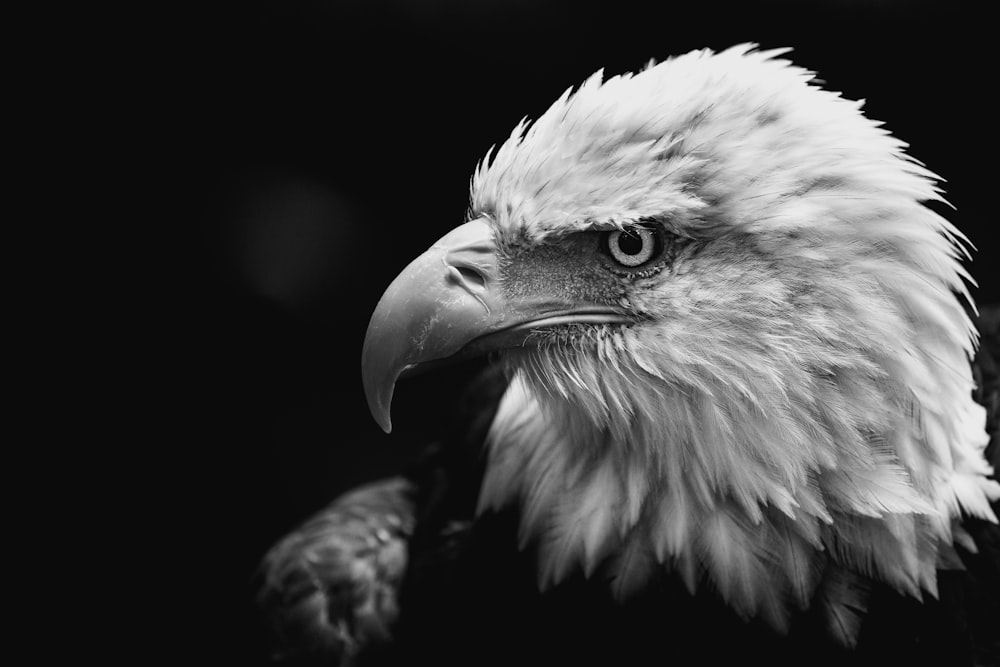
#> input picture Data/eagle.jpg, 1000 x 667 px, found by its file name
$ python lektion03.py
#> lines starting #> are read from the running program, lines starting #| are printed output that depends on the picture
import cv2 as cv
import numpy as np
import random

image = cv.imread(r"Data\eagle.jpg")
#> image is the input picture: shape (667, 1000, 3); min 0, max 255, mean 63.1
cv.imshow("Raw Image", image)

# Funktion der tilføjer salt and pepper noise
def spnoise(image, percentage):
#> called with percentage = 25
    working_image = image.copy()
    height, width = working_image.shape[:2]
#> height = 667; width = 1000
    for i in range(height):
        for j in range(width):
            if random.randrange(0, 100) < percentage:
                multiplier = random.choice([1, 0])
                pixel_value = 255 * multiplier
                working_image[i, j] = [pixel_value, pixel_value, pixel_value]
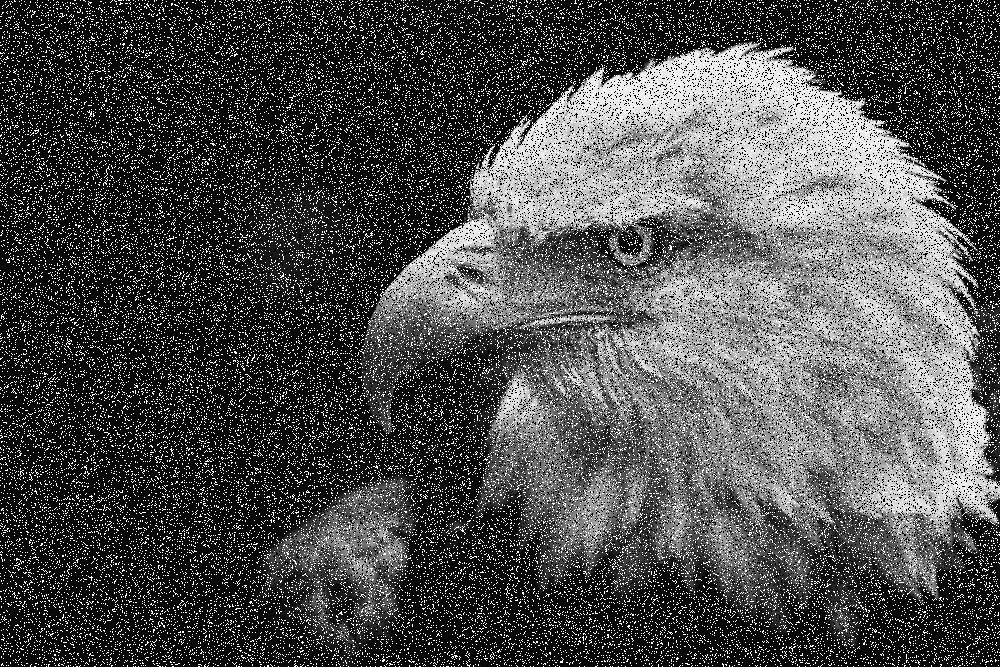
#> working_image: shape (667, 1000, 3); min 0, max 255, mean 79.3
    return working_image

sp_image = spnoise(image, 25)
cv.imshow("Salt and Pepper Noise", sp_image)

# Mean blur kernel
blur_kernel = np.ones((3,3), np.float32)/30
image_mean = cv.filter2D(sp_image, ddepth=-1, kernel=blur_kernel)
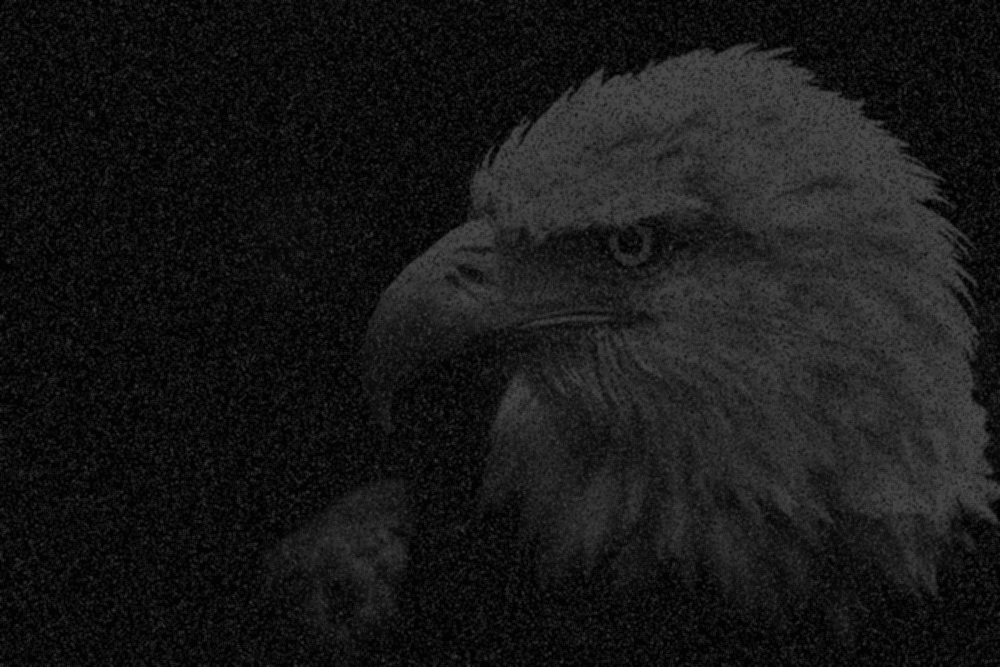
#> image_mean: shape (667, 1000, 3); min 1, max 74, mean 23.8
cv.imshow("Mean Blurred on SP", image_mean)

# Median blur
image_median = cv.medianBlur(sp_image, 3)
cv.imshow("Median Blurred on SP", image_median)

def gausnoise(image, sigma):
#> called with sigma = 25
    working_image = image.copy()
    row,col,ch= working_image.shape
#> row = 667; col = 1000; ch = 3
    mean = 0
    noise = np.random.normal(mean, sigma, (row,col,ch)).astype(np.int8)
    noise = noise.reshape(row,col,ch).astype("uint8")
    noisy_image = working_image + noise
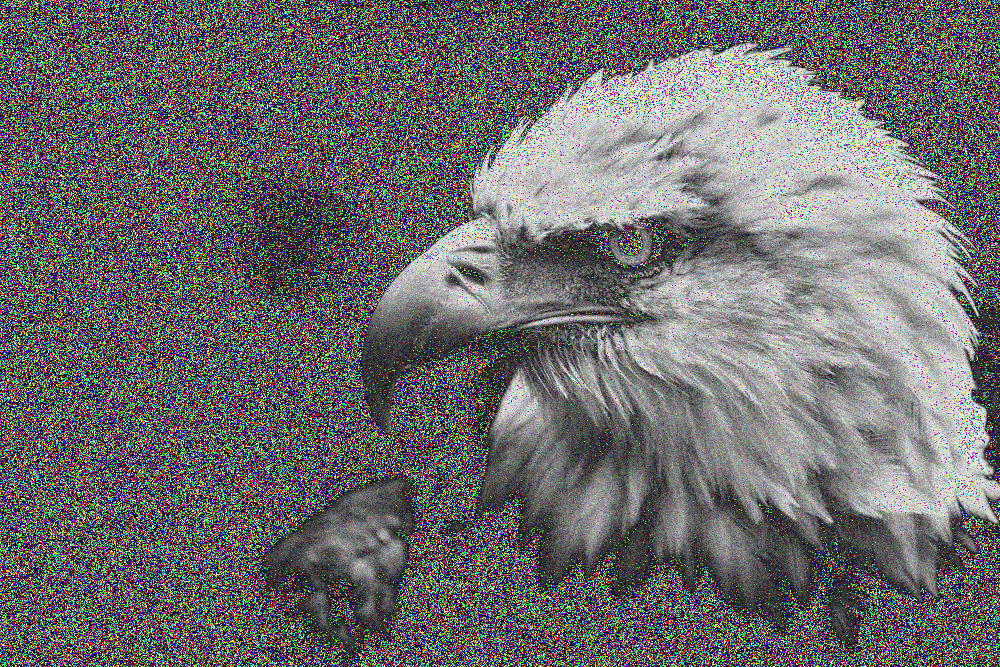
#> noisy_image: shape (667, 1000, 3); mean B, G, R 108.4, 108.5, 108.7
    return noisy_image

gau_image = gausnoise(image, 25)
cv.imshow("Gaussian Noise", gau_image)

# Mean blur kernel
blur_kernel = np.ones((3,3), np.float32)/30
image_mean = cv.filter2D(gau_image, ddepth=-1, kernel=blur_kernel)
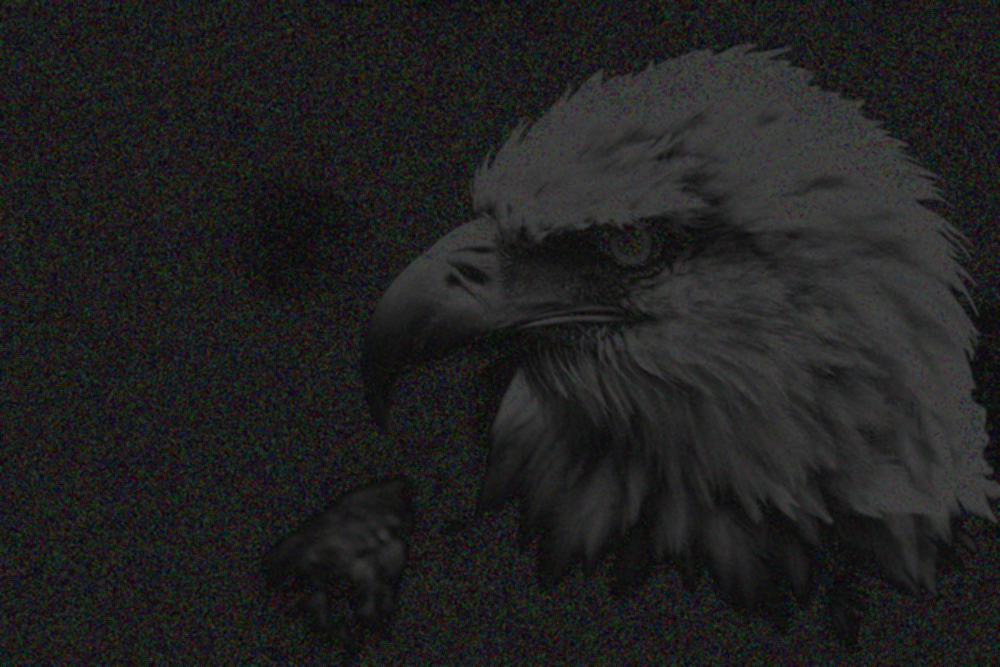
#> image_mean: shape (667, 1000, 3); mean B, G, R 32.5, 32.5, 32.6
cv.imshow("Mean Blurred on Gaussian", image_mean)

# Median blur
image_median = cv.medianBlur(gau_image, 3)
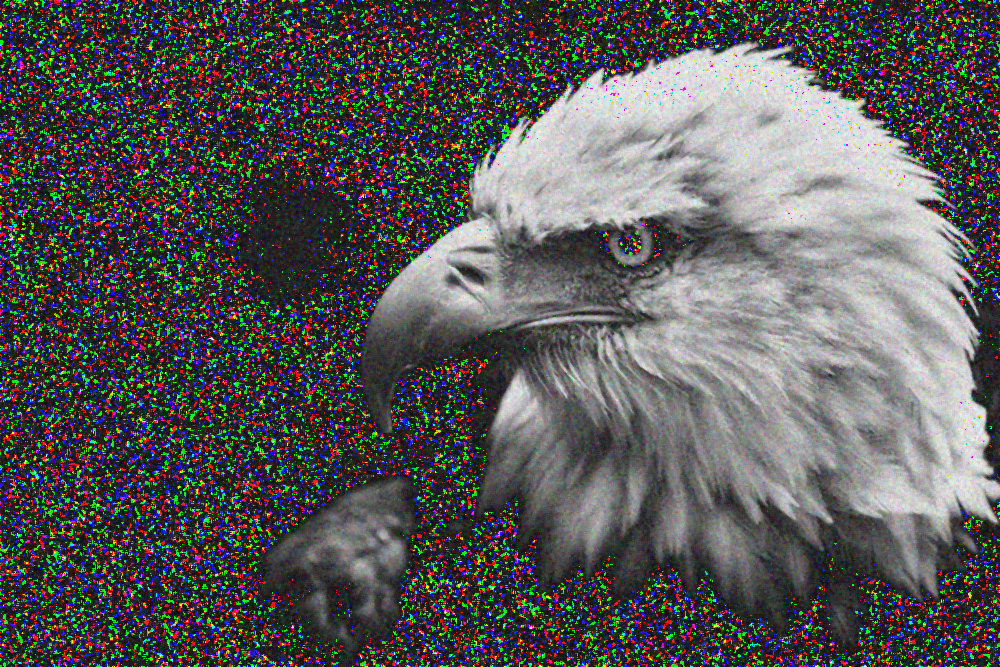
#> image_median: shape (667, 1000, 3); mean B, G, R 87.7, 87.9, 88.2
cv.imshow("Median Blurred on Gaussian", image_median)

# OBS OBS OBS
# Størstedelen af koden efter denne linje er kopiret fra tutorial!!! Jeg har ikke selv skabt det.
# OBS OBS OBS

from sklearn.decomposition import PCA, KernelPCA
from sklearn.datasets import fetch_openml
from sklearn.model_selection import train_test_split
from sklearn.preprocessing import MinMaxScaler

#> (the run stopped early here; a loop or call above may not have finished)
